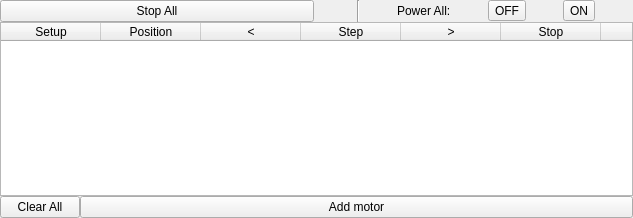
<?xml version="1.0" encoding="UTF-8"?>
<ui version="4.0">
 <class>MotorStack</class>
 <widget class="QWidget" name="MotorStack">
  <property name="geometry">
   <rect>
    <x>0</x>
    <y>0</y>
    <width>633</width>
    <height>218</height>
   </rect>
  </property>
  <property name="sizePolicy">
   <sizepolicy hsizetype="Minimum" vsizetype="Preferred">
    <horstretch>0</horstretch>
    <verstretch>0</verstretch>
   </sizepolicy>
  </property>
  <property name="windowTitle">
   <string>Form</string>
  </property>
  <layout class="QVBoxLayout" name="verticalLayout">
   <property name="spacing">
    <number>0</number>
   </property>
   <property name="margin">
    <number>0</number>
   </property>
   <item>
    <widget class="QWidget" name="widget" native="true">
     <property name="sizePolicy">
      <sizepolicy hsizetype="Minimum" vsizetype="Preferred">
       <horstretch>0</horstretch>
       <verstretch>0</verstretch>
      </sizepolicy>
     </property>
     <layout class="QHBoxLayout" name="horizontalLayout">
      <property name="margin">
       <number>0</number>
      </property>
      <item>
       <widget class="QPushButton" name="stopAll">
        <property name="text">
         <string>Stop All</string>
        </property>
       </widget>
      </item>
      <item>
       <widget class="QWidget" name="powerW" native="true">
        <property name="sizePolicy">
         <sizepolicy hsizetype="Minimum" vsizetype="Preferred">
          <horstretch>0</horstretch>
          <verstretch>0</verstretch>
         </sizepolicy>
        </property>
        <layout class="QHBoxLayout" name="horizontalLayout_3">
         <property name="spacing">
          <number>0</number>
         </property>
         <property name="margin">
          <number>0</number>
         </property>
         <item>
          <widget class="Line" name="line">
           <property name="orientation">
            <enum>Qt::Vertical</enum>
           </property>
          </widget>
         </item>
         <item>
          <widget class="QLabel" name="label">
           <property name="sizePolicy">
            <sizepolicy hsizetype="Fixed" vsizetype="Preferred">
             <horstretch>0</horstretch>
             <verstretch>0</verstretch>
            </sizepolicy>
           </property>
           <property name="text">
            <string>Power All:</string>
           </property>
          </widget>
         </item>
         <item>
          <widget class="QToolButton" name="offAll">
           <property name="text">
            <string>OFF</string>
           </property>
          </widget>
         </item>
         <item>
          <widget class="QToolButton" name="onAll">
           <property name="text">
            <string>ON</string>
           </property>
          </widget>
         </item>
        </layout>
       </widget>
      </item>
     </layout>
    </widget>
   </item>
   <item>
    <widget class="QTableWidget" name="table">
     <property name="sizePolicy">
      <sizepolicy hsizetype="Minimum" vsizetype="Expanding">
       <horstretch>0</horstretch>
       <verstretch>0</verstretch>
      </sizepolicy>
     </property>
     <property name="minimumSize">
      <size>
       <width>633</width>
       <height>0</height>
      </size>
     </property>
     <property name="lineWidth">
      <number>0</number>
     </property>
     <property name="horizontalScrollBarPolicy">
      <enum>Qt::ScrollBarAlwaysOff</enum>
     </property>
     <property name="editTriggers">
      <set>QAbstractItemView::NoEditTriggers</set>
     </property>
     <property name="alternatingRowColors">
      <bool>true</bool>
     </property>
     <property name="selectionMode">
      <enum>QAbstractItemView::NoSelection</enum>
     </property>
     <property name="showGrid">
      <bool>false</bool>
     </property>
     <column>
      <property name="text">
       <string>Setup</string>
      </property>
     </column>
     <column>
      <property name="text">
       <string>Position</string>
      </property>
     </column>
     <column>
      <property name="text">
       <string>&lt;</string>
      </property>
     </column>
     <column>
      <property name="text">
       <string>Step</string>
      </property>
     </column>
     <column>
      <property name="text">
       <string>&gt;</string>
      </property>
     </column>
     <column>
      <property name="text">
       <string>Stop</string>
      </property>
     </column>
     <column>
      <property name="text">
       <string>O</string>
      </property>
      <property name="toolTip">
       <string>Power</string>
      </property>
     </column>
    </widget>
   </item>
   <item>
    <widget class="QWidget" name="manipulate" native="true">
     <property name="sizePolicy">
      <sizepolicy hsizetype="Minimum" vsizetype="Preferred">
       <horstretch>0</horstretch>
       <verstretch>0</verstretch>
      </sizepolicy>
     </property>
     <layout class="QHBoxLayout" name="horizontalLayout_2">
      <property name="spacing">
       <number>0</number>
      </property>
      <property name="margin">
       <number>0</number>
      </property>
      <item>
       <widget class="QPushButton" name="clear">
        <property name="text">
         <string>Clear All</string>
        </property>
       </widget>
      </item>
      <item>
       <widget class="QPushButton" name="add">
        <property name="sizePolicy">
         <sizepolicy hsizetype="Minimum" vsizetype="Fixed">
          <horstretch>1</horstretch>
          <verstretch>0</verstretch>
         </sizepolicy>
        </property>
        <property name="toolTip">
         <string>Add motor to the interface</string>
        </property>
        <property name="text">
         <string>Add motor</string>
        </property>
       </widget>
      </item>
     </layout>
    </widget>
   </item>
  </layout>
 </widget>
 <resources/>
 <connections/>
</ui>
